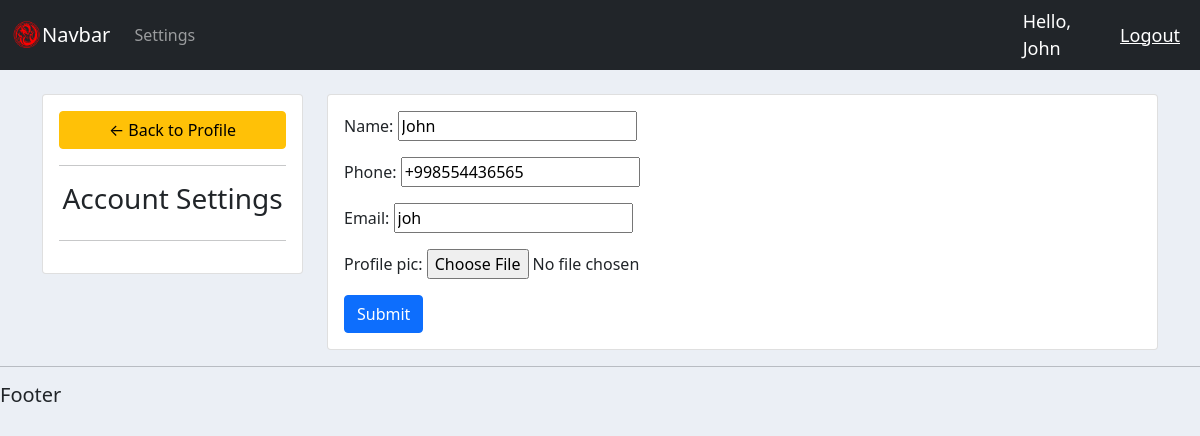
/account/ (signed in), run on the app's committed database.
### accounts/models.py (models this page shows, shortened)
class Customer(models.Model):
    user = models.OneToOneField(User, on_delete=models.CASCADE, null=True)
    name = models.CharField(max_length=200)
    phone = models.CharField(max_length=200)
    email = models.CharField(max_length=200)
    profile_pic = models.ImageField(null=True, blank=True)
    date_created = models.DateTimeField(auto_now_add=True)

### accounts/decorators.py (the view)
        def wrapper_func(request, *args, **kwargs):
            group = None
            if request.user.groups.exists():
                group = request.user.groups.all()[0].name
            if group in allowed_roles:
                return view_func(request, *args, **kwargs)
            else:
                return HttpResponse("You are not authorized")

### accounts/forms.py
class CustomerForm(ModelForm):
    class Meta:
        model = Customer
        fields = '__all__'
        exclude = ['user', ]

### accounts/views.py (called while the page is built, shortened)
@login_required(login_url='login')
@allowed_users(allowed_roles=['customer'])
def accountSettings(request):
    customer = request.user.customer
    form = CustomerForm(instance=customer)
    context = {
        'form': form
    }
    return render(request, 'accounts/account_settings.html', context)

### templates/accounts/account_settings.html (shortened to what this page needs)
{% extends 'accounts/base.html' %}
{% load static %}
{% block content %}
    <br>
    <div class="row">
        <div class="col-md-3">
            <div class="card card-body">
                <a href="{% url 'home' %}" class="btn btn-warning">&#8592; Back to Profile</a>
                <hr>
                <h3 style="text-align: center">Account Settings</h3>
                <hr>
            </div>
        </div>
        <div class="col-md-9">
            <div class="card card-body">
                <form action="" method="post" enctype="multipart/form-data">
                    {{ form.as_p }}
                    <input type="submit" class="btn btn-primary" name="Update Information">
                </form>
            </div>
        </div>
    </div>
{% endblock %}

### templates/accounts/navbar.html (shortened to what this page needs)
{% load static %}
<nav class="navbar navbar-expand-lg navbar-dark bg-dark">
    <div class="container-fluid">
        <img src="{% static 'images/logogo.png' %}" alt="logo" style="width: 30px;">
        <a class="navbar-brand" href="{% url 'home' %}">Navbar</a>
        <div class="collapse navbar-collapse" id="navbarNav">
            <ul class="navbar-nav">
                {% if request.user.is_staff %}
                    <li class="nav-item active">
                        <a class="nav-link" href="{% url 'home' %}">Dashboard</a>
                    </li>
                    <li class="nav-item">
                        <a class="nav-link" href="{% url 'product-list' %}">Products</a>
                    </li>
                {% else %}
                    <li class="nav-item">
                        <a class="nav-link" href="{% url 'account' %}">Settings</a>
                    </li>
                {% endif %}
            </ul>
        </div>
    </div>
    <span class="hello-msg">Hello, {{ request.user }}</span>
    <span><a class="hello-msg" href="{% url 'logout' %}">Logout</a></span>
</nav>

### static/css/main.css (style rules this page uses)
body { background-color: #ebeff5; }

### templates/accounts/navbar.html (style rules this page uses)
.hello-msg { font-size: 18px; color: #fff; margin-right: 20px; }

### data on the page
Customer: name "John", phone "+998554436565", email "joh"

### other printed values
{{ request.user }} "John"
